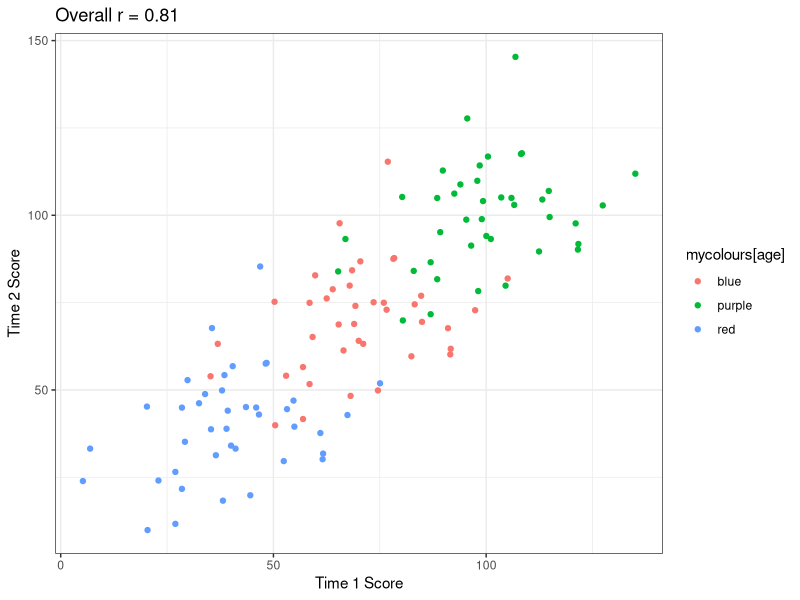

Source code (R):
## ---- chunk 1
list_of_packages<-c("tidyverse","MASS","ggpubr","kableExtra","knitr")
new.packages <- list_of_packages[!(list_of_packages %in% installed.packages()[,"Package"])]
if(length(new.packages))install.packages(new.packages,dependencies = TRUE)

library(tidyverse)
library(ggpubr)
library(MASS)
library(kableExtra)
library(knitr)
## ---- chunk 2
mysigma <- matrix(c(1,.3,.3,1),nrow=2)
myn <- 40
basedata <- mvrnorm(n=myn,mu=c(0,0),Sigma=mysigma,empirical=TRUE)
data3 <-basedata*15+40
data4 <-basedata*15+70
data5 <-basedata*15+100
alldata<-data.frame(rbind(data3,data4,data5))
alldata$age<-c(rep(1,myn),rep(2,myn),rep(3,myn))
allcor <- round(cor(alldata$X1,alldata$X2),2)
mycolours<-c('red','blue','purple')

p <- ggplot(alldata,aes(x=X1,y=X2,color=mycolours[age]))+
  geom_point()+
   scale_fill_discrete(name = "Age (yr)", labels = c("3", "4", "5"))+
       theme_bw() +
       xlab("Time 1 Score") +
       ylab("Time 2 Score") +
       ggtitle(paste0("Overall r = ",allcor))
print(p)    
